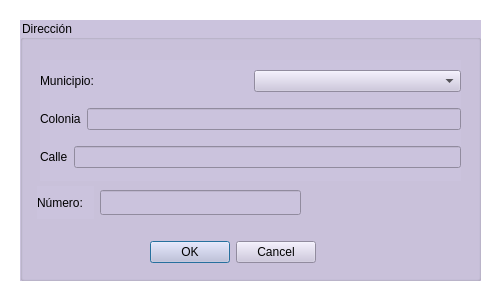
<?xml version="1.0" encoding="UTF-8"?>
<ui version="4.0">
 <class>AgregarDireccion</class>
 <widget class="QDialog" name="AgregarDireccion">
  <property name="geometry">
   <rect>
    <x>0</x>
    <y>0</y>
    <width>503</width>
    <height>294</height>
   </rect>
  </property>
  <property name="windowTitle">
   <string>Dialog</string>
  </property>
  <property name="styleSheet">
   <string notr="true">background-color: rgb(255, 255, 255);</string>
  </property>
  <widget class="QGroupBox" name="groupBox">
   <property name="geometry">
    <rect>
     <x>20</x>
     <y>20</y>
     <width>461</width>
     <height>261</height>
    </rect>
   </property>
   <property name="styleSheet">
    <string notr="true">background-color: rgb(203, 195, 221);</string>
   </property>
   <property name="title">
    <string>Dirección</string>
   </property>
   <widget class="QWidget" name="layoutWidget">
    <property name="geometry">
     <rect>
      <x>20</x>
      <y>40</y>
      <width>421</width>
      <height>121</height>
     </rect>
    </property>
    <layout class="QVBoxLayout" name="verticalLayout">
     <item>
      <layout class="QHBoxLayout" name="horizontalLayout">
       <item>
        <widget class="QLabel" name="label_2">
         <property name="text">
          <string>Municipio:</string>
         </property>
        </widget>
       </item>
       <item>
        <widget class="QComboBox" name="comboBox_lugar">
         <property name="styleSheet">
          <string notr="true">selection-background-color: rgb(221, 212, 255);
selection-color: rgb(92, 53, 102);</string>
         </property>
        </widget>
       </item>
      </layout>
     </item>
     <item>
      <layout class="QHBoxLayout" name="horizontalLayout_3">
       <item>
        <widget class="QLabel" name="label_3">
         <property name="text">
          <string>Colonia</string>
         </property>
        </widget>
       </item>
       <item>
        <widget class="QLineEdit" name="lineEdit_colonia"/>
       </item>
      </layout>
     </item>
     <item>
      <layout class="QHBoxLayout" name="horizontalLayout_4">
       <item>
        <widget class="QLabel" name="label_4">
         <property name="text">
          <string>Calle</string>
         </property>
        </widget>
       </item>
       <item>
        <widget class="QLineEdit" name="lineEdit_calle"/>
       </item>
      </layout>
     </item>
    </layout>
   </widget>
   <widget class="QDialogButtonBox" name="buttonBox">
    <property name="geometry">
     <rect>
      <x>130</x>
      <y>220</y>
      <width>166</width>
      <height>25</height>
     </rect>
    </property>
    <property name="standardButtons">
     <set>QDialogButtonBox::Cancel|QDialogButtonBox::Ok</set>
    </property>
   </widget>
   <widget class="QLineEdit" name="lineEdit_numero">
    <property name="geometry">
     <rect>
      <x>80</x>
      <y>170</y>
      <width>201</width>
      <height>25</height>
     </rect>
    </property>
    <property name="maxLength">
     <number>8</number>
    </property>
   </widget>
   <widget class="QLabel" name="label_5">
    <property name="geometry">
     <rect>
      <x>17</x>
      <y>166</y>
      <width>57</width>
      <height>33</height>
     </rect>
    </property>
    <property name="text">
     <string>Número:</string>
    </property>
   </widget>
  </widget>
 </widget>
 <resources/>
 <connections/>
</ui>
